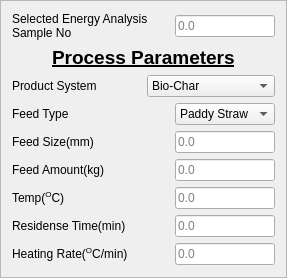
          <widget class="QFrame" name="frame">
           <property name="sizePolicy">
            <sizepolicy hsizetype="Preferred" vsizetype="Preferred">
             <horstretch>0</horstretch>
             <verstretch>0</verstretch>
            </sizepolicy>
           </property>
           <property name="minimumSize">
            <size>
             <width>0</width>
             <height>0</height>
            </size>
           </property>
           <property name="maximumSize">
            <size>
             <width>300</width>
             <height>300</height>
            </size>
           </property>
           <property name="styleSheet">
            <string notr="true">background: none;</string>
           </property>
           <property name="frameShape">
            <enum>QFrame::StyledPanel</enum>
           </property>
           <property name="frameShadow">
            <enum>QFrame::Raised</enum>
           </property>
           <layout class="QGridLayout" name="gridLayout_3">
            <item row="0" column="0">
             <layout class="QHBoxLayout" name="horizontalLayout_44">
              <item>
               <widget class="QLabel" name="label_40">
                <property name="text">
                 <string>Selected Energy Analysis
Sample No</string>
                </property>
               </widget>
              </item>
              <item>
               <widget class="QLineEdit" name="lineEdit_28">
                <property name="sizePolicy">
                 <sizepolicy hsizetype="Expanding" vsizetype="Fixed">
                  <horstretch>0</horstretch>
                  <verstretch>0</verstretch>
                 </sizepolicy>
                </property>
                <property name="maximumSize">
                 <size>
                  <width>100</width>
                  <height>16777215</height>
                 </size>
                </property>
                <property name="inputMethodHints">
                 <set>Qt::ImhNone</set>
                </property>
                <property name="inputMask">
                 <string/>
                </property>
                <property name="text">
                 <string/>
                </property>
                <property name="maxLength">
                 <number>32767</number>
                </property>
                <property name="readOnly">
                 <bool>true</bool>
                </property>
                <property name="placeholderText">
                 <string>0.0</string>
                </property>
               </widget>
              </item>
             </layout>
            </item>
            <item row="1" column="0">
             <layout class="QHBoxLayout" name="horizontalLayout_25">
              <item>
               <spacer name="horizontalSpacer_8">
                <property name="orientation">
                 <enum>Qt::Horizontal</enum>
                </property>
                <property name="sizeHint" stdset="0">
                 <size>
                  <width>40</width>
                  <height>20</height>
                 </size>
                </property>
               </spacer>
              </item>
              <item>
               <widget class="QLabel" name="label_22">
                <property name="font">
                 <font>
                  <pointsize>14</pointsize>
                  <weight>75</weight>
                  <bold>true</bold>
                  <underline>true</underline>
                 </font>
                </property>
                <property name="text">
                 <string>Process Parameters</string>
                </property>
               </widget>
              </item>
              <item>
               <spacer name="horizontalSpacer_7">
                <property name="orientation">
                 <enum>Qt::Horizontal</enum>
                </property>
                <property name="sizeHint" stdset="0">
                 <size>
                  <width>40</width>
                  <height>20</height>
                 </size>
                </property>
               </spacer>
              </item>
             </layout>
            </item>
            <item row="2" column="0">
             <layout class="QHBoxLayout" name="horizontalLayout_3">
              <item>
               <widget class="QLabel" name="label_2">
                <property name="text">
                 <string>Product System</string>
                </property>
               </widget>
              </item>
              <item>
               <widget class="QComboBox" name="comboBox_2">
                <property name="sizePolicy">
                 <sizepolicy hsizetype="Preferred" vsizetype="Fixed">
                  <horstretch>0</horstretch>
                  <verstretch>0</verstretch>
                 </sizepolicy>
                </property>
                <property name="maximumSize">
                 <size>
                  <width>150</width>
                  <height>16777215</height>
                 </size>
                </property>
                <item>
                 <property name="text">
                  <string>Bio-Char</string>
                 </property>
                </item>
                <item>
                 <property name="text">
                  <string>Bio-Oil</string>
                 </property>
                </item>
                <item>
                 <property name="text">
                  <string>Flue-Gases</string>
                 </property>
                </item>
               </widget>
              </item>
             </layout>
            </item>
            <item row="3" column="0">
             <layout class="QHBoxLayout" name="horizontalLayout_4">
              <item>
               <widget class="QLabel" name="label_3">
                <property name="text">
                 <string>Feed Type</string>
                </property>
               </widget>
              </item>
              <item>
               <widget class="QComboBox" name="comboBox_3">
                <property name="maximumSize">
                 <size>
                  <width>100</width>
                  <height>16777215</height>
                 </size>
                </property>
                <item>
                 <property name="text">
                  <string>Paddy Straw</string>
                 </property>
                </item>
                <item>
                 <property name="text">
                  <string>Wheat Straw</string>
                 </property>
                </item>
               </widget>
              </item>
             </layout>
            </item>
            <item row="4" column="0">
             <layout class="QHBoxLayout" name="horizontalLayout_37">
              <item>
               <widget class="QLabel" name="label_32">
                <property name="text">
                 <string>Feed Size(mm)</string>
                </property>
               </widget>
              </item>
              <item>
               <widget class="QLineEdit" name="lineEdit_21">
                <property name="sizePolicy">
                 <sizepolicy hsizetype="Expanding" vsizetype="Fixed">
                  <horstretch>0</horstretch>
                  <verstretch>0</verstretch>
                 </sizepolicy>
                </property>
                <property name="maximumSize">
                 <size>
                  <width>100</width>
                  <height>16777215</height>
                 </size>
                </property>
                <property name="inputMethodHints">
                 <set>Qt::ImhNone</set>
                </property>
                <property name="inputMask">
                 <string/>
                </property>
                <property name="text">
                 <string/>
                </property>
                <property name="maxLength">
                 <number>32767</number>
                </property>
                <property name="placeholderText">
                 <string>0.0</string>
                </property>
               </widget>
              </item>
             </layout>
            </item>
            <item row="5" column="0">
             <layout class="QHBoxLayout" name="horizontalLayout_38">
              <item>
               <widget class="QLabel" name="label_33">
                <property name="text">
                 <string>Feed Amount(kg)      </string>
                </property>
               </widget>
              </item>
              <item>
               <widget class="QLineEdit" name="lineEdit_22">
                <property name="sizePolicy">
                 <sizepolicy hsizetype="Expanding" vsizetype="Fixed">
                  <horstretch>0</horstretch>
                  <verstretch>0</verstretch>
                 </sizepolicy>
                </property>
                <property name="maximumSize">
                 <size>
                  <width>100</width>
                  <height>16777215</height>
                 </size>
                </property>
                <property name="inputMethodHints">
                 <set>Qt::ImhNone</set>
                </property>
                <property name="inputMask">
                 <string/>
                </property>
                <property name="text">
                 <string/>
                </property>
                <property name="maxLength">
                 <number>32767</number>
                </property>
                <property name="placeholderText">
                 <string>0.0</string>
                </property>
               </widget>
              </item>
             </layout>
            </item>
            <item row="6" column="0">
             <layout class="QHBoxLayout" name="horizontalLayout_5">
              <item>
               <widget class="QLabel" name="label_4">
                <property name="text">
                 <string>Temp(&lt;sup&gt;O&lt;/sup&gt;C)      </string>
                </property>
                <property name="textFormat">
                 <enum>Qt::AutoText</enum>
                </property>
               </widget>
              </item>
              <item>
               <widget class="QLineEdit" name="lineEdit">
                <property name="sizePolicy">
                 <sizepolicy hsizetype="Expanding" vsizetype="Fixed">
                  <horstretch>0</horstretch>
                  <verstretch>0</verstretch>
                 </sizepolicy>
                </property>
                <property name="maximumSize">
                 <size>
                  <width>100</width>
                  <height>16777215</height>
                 </size>
                </property>
                <property name="inputMethodHints">
                 <set>Qt::ImhNone</set>
                </property>
                <property name="inputMask">
                 <string/>
                </property>
                <property name="text">
                 <string/>
                </property>
                <property name="maxLength">
                 <number>32767</number>
                </property>
                <property name="placeholderText">
                 <string>0.0</string>
                </property>
               </widget>
              </item>
             </layout>
            </item>
            <item row="7" column="0">
             <layout class="QHBoxLayout" name="horizontalLayout_6">
              <item>
               <widget class="QLabel" name="label_5">
                <property name="text">
                 <string>Residense Time(min)</string>
                </property>
               </widget>
              </item>
              <item>
               <widget class="QLineEdit" name="lineEdit_2">
                <property name="maximumSize">
                 <size>
                  <width>100</width>
                  <height>16777215</height>
                 </size>
                </property>
                <property name="text">
                 <string/>
                </property>
                <property name="placeholderText">
                 <string>0.0</string>
                </property>
               </widget>
              </item>
             </layout>
            </item>
            <item row="8" column="0">
             <layout class="QHBoxLayout" name="horizontalLayout_7">
              <item>
               <widget class="QLabel" name="label_6">
                <property name="text">
                 <string>Heating Rate(&lt;sup&gt;O&lt;/sup&gt;C/min)</string>
                </property>
               </widget>
              </item>
              <item>
               <widget class="QLineEdit" name="lineEdit_3">
                <property name="maximumSize">
                 <size>
                  <width>100</width>
                  <height>16777215</height>
                 </size>
                </property>
                <property name="text">
                 <string/>
                </property>
                <property name="placeholderText">
                 <string>0.0</string>
                </property>
               </widget>
              </item>
             </layout>
            </item>
            <item row="9" column="0">
             <spacer name="verticalSpacer_5">
              <property name="orientation">
               <enum>Qt::Vertical</enum>
              </property>
              <property name="sizeHint" stdset="0">
               <size>
                <width>20</width>
                <height>1</height>
               </size>
              </property>
             </spacer>
            </item>
           </layout>
          </widget>
